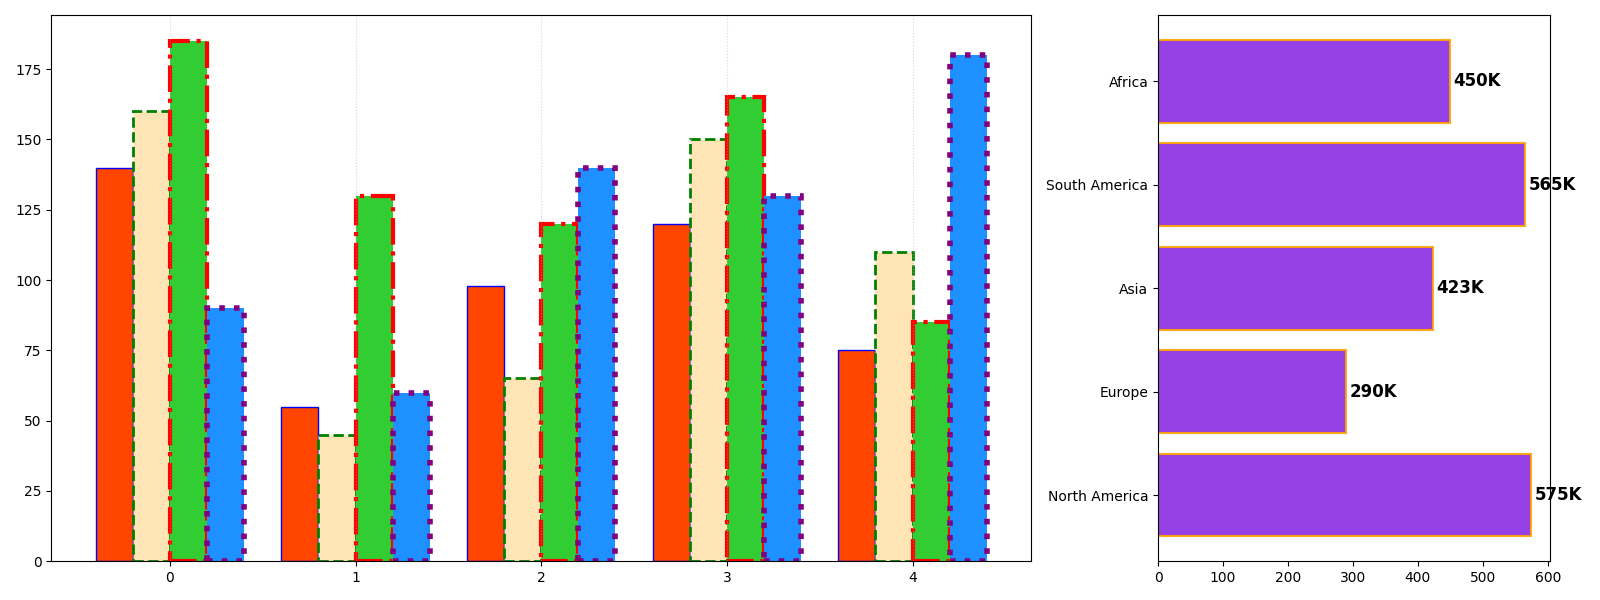

Write the Python code that produced this figure.
import matplotlib.pyplot as plt
import numpy as np

regions = ['North America', 'Europe', 'Asia', 'South America', 'Africa']
q1_sales = [140, 55, 98, 120, 75]
q2_sales = [160, 45, 65, 150, 110]
q3_sales = [185, 130, 120, 165, 85]
q4_sales = [90, 60, 140, 130, 180]

fig, (ax1, ax2) = plt.subplots(1, 2, figsize=(16, 6), gridspec_kw={'width_ratios': [2.5, 1]})

bar_width = 0.2
bar_positions = np.arange(len(regions))

ax1.bar(bar_positions - 1.5 * bar_width, q1_sales, width=bar_width, color='#FF4500', edgecolor='blue', linestyle='-', linewidth=1)
ax1.bar(bar_positions - 0.5 * bar_width, q2_sales, width=bar_width, color='#FFE4B5', edgecolor='green', linestyle='--', linewidth=2)
ax1.bar(bar_positions + 0.5 * bar_width, q3_sales, width=bar_width, color='#32CD32', edgecolor='red', linestyle='-.', linewidth=3)
ax1.bar(bar_positions + 1.5 * bar_width, q4_sales, width=bar_width, color='#1E90FF', edgecolor='purple', linestyle=':', linewidth=4)

ax1.xaxis.grid(True, linestyle=':', alpha=0.5)

overall_sales = np.array(q1_sales) + np.array(q2_sales) + np.array(q3_sales) + np.array(q4_sales)

ax2.barh(regions, overall_sales, color='#8A2BE2', edgecolor='orange', linestyle='-', linewidth=1.5, alpha=0.9)

for i in range(len(overall_sales)):
    ax2.text(overall_sales[i] + 5, i, f'{overall_sales[i]}K', va='center', ha='left', fontsize=12, color='black', fontweight='bold')

plt.tight_layout()

plt.show()
